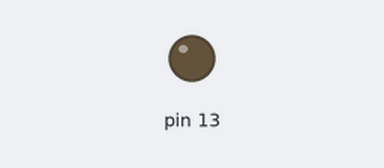
This sketch was run on a simulated Arduino Uno, built with avr-gcc and run on an emulated ATmega328P. On the bench: output pins drawn as LEDs (lit = HIGH).

Above: at 2.5 s.
At 7.5 s:
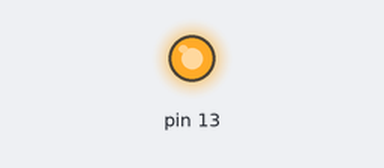
Timing chart, 0 to 13.0 s (numbered marks = the images above):
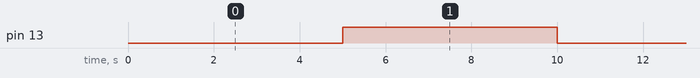

The sketch:

scara.ino
```cpp
unsigned long timer;
void setup() {
  Serial.begin(9600);
  pinMode(13, OUTPUT);
}

void loop() {
  unsigned long timer = millis();
  if((timer/5000)%2!=0)
  {digitalWrite(13,255);}
  else{digitalWrite(13,0);}
}
```

Measured:
- by itself, pin 13: alternates HIGH for 5.0 s and LOW for 5.0 s
